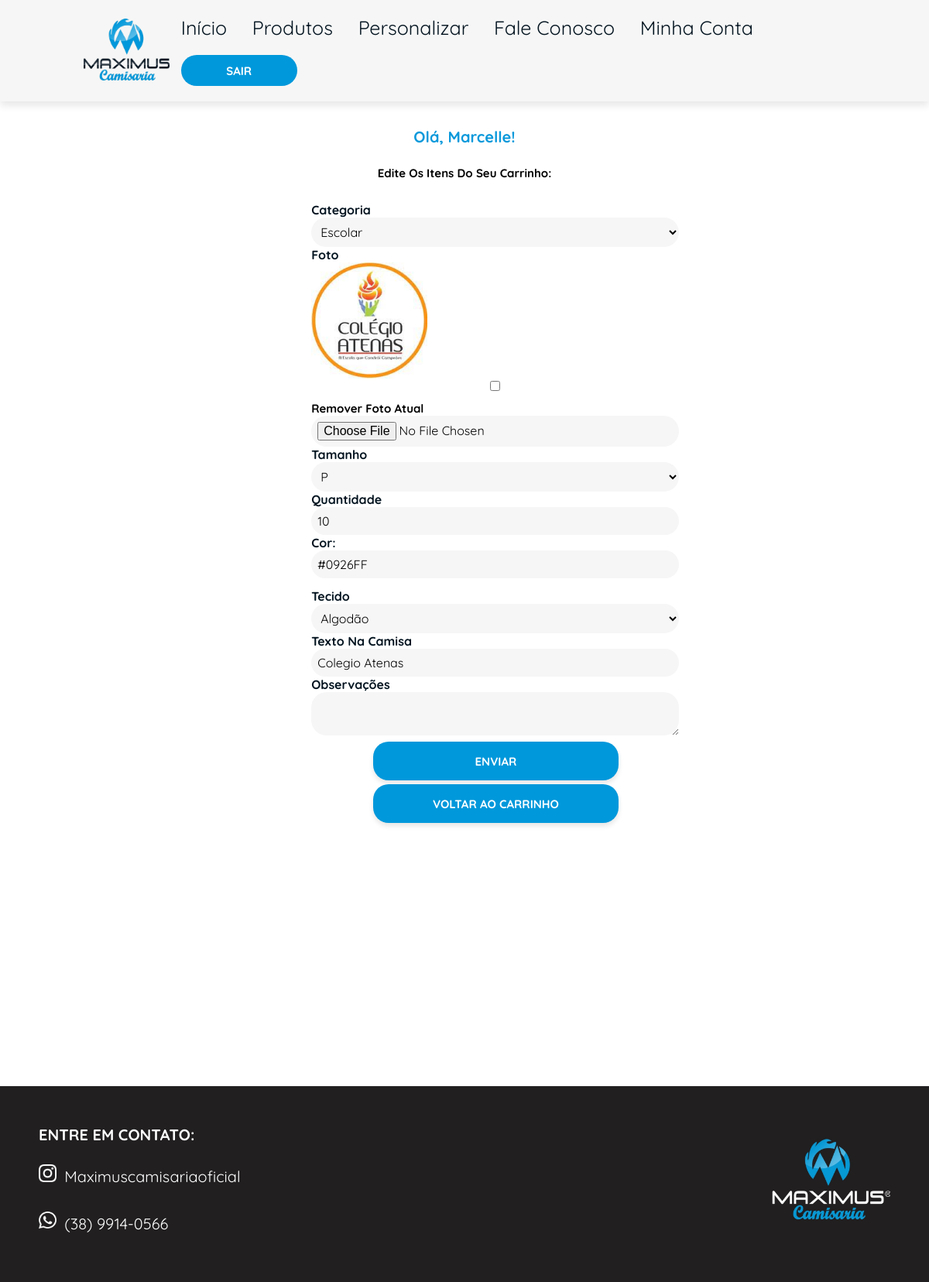
Page /editar_item/12 (signed in) on the earlier database version.
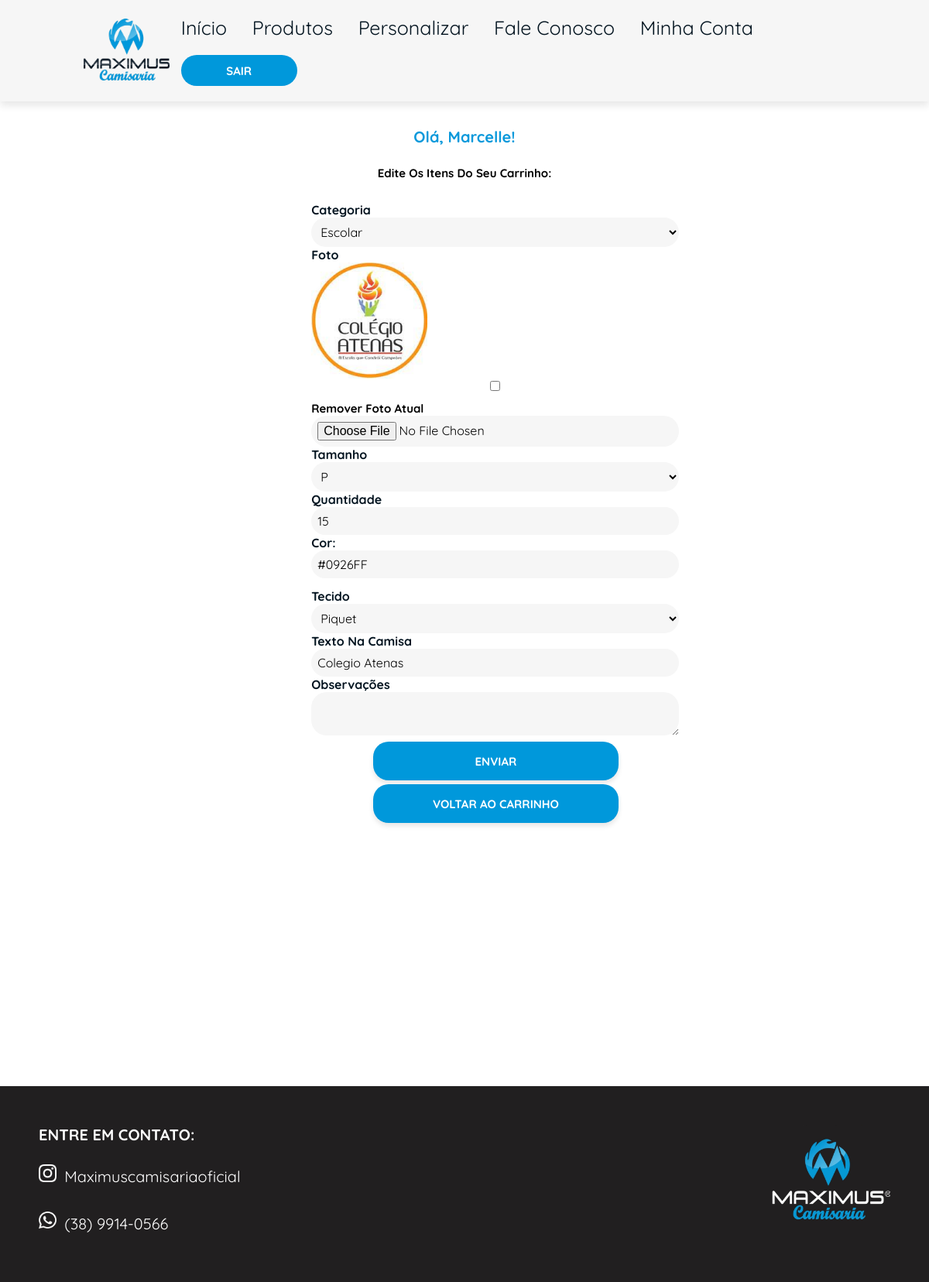
Same page on the later database version.
### loja/models.py (models this page shows)
class Personalizada(database.Model):
    id = database.Column(database.Integer, primary_key=True)
    foto = database.Column(database.String, default="default.png")
    data_criacao = database.Column(database.DateTime, nullable=False, default=datetime.utcnow())
    categoria = database.Column(database.String, nullable=False)
    cor = database.Column(database.String, nullable=False)
    tamanho = database.Column(database.String, nullable=False)
    quantidade = database.Column(database.Integer, nullable=False)
    tecido = database.Column(database.String, nullable=False)
    texto_camisa = database.Column(database.String, nullable=False)
    observacao = database.Column(database.String, nullable=False)
    id_usuario = database.Column(database.Integer, database.ForeignKey('usuario.id'), nullable=False)

### loja/routes.py (the view, shortened to what this page needs)
@app.route("/editar_item/<int:id>", methods=["GET", "POST"])
@login_required
def editar_item(id):
    item = Personalizada.query.get_or_404(id)
    form = FormPersonalizada()
    form.categoria.data = item.categoria
    form.cor.data = item.cor
    form.tamanho.data = item.tamanho
    form.quantidade.data = item.quantidade
    form.tecido.data = item.tecido
    form.texto_camisa.data = item.texto_camisa
    form.observacao.data = item.observacao
    return render_template('editar_item.html', form=form, item=item)

### loja/forms.py
class FormPersonalizada(FlaskForm):
    foto = FileField('Foto')
    categorias = [('personalizada', 'Personalizada'), ('tradicional', 'Tradicional'), ('raglan', 'Raglan'),
        ('esportiva', 'Esportiva'), ('uniforme', 'Escolar'), ('longa', 'Manga Longa'),
        ('golaV', 'Gola V'), ('golapolo', 'Gola Polo'), ('oversized', 'Oversized')]
    tamanhos = [('pp', 'PP'), ('p', 'P'), ('m', 'M'), ('g', 'G'), ('gg', 'GG')]
    tecidos = [('algodao', 'Algodão'), ('piquet', 'Piquet'), ('dryfit', 'Dry Fit'),
        ('pvantipiling', 'PV Antipiling')]
    categoria = SelectField('Categoria', choices=categorias, validators=[DataRequired()])
    tamanho = SelectField('Tamanho', choices=tamanhos, validators=[DataRequired()])
    quantidade = IntegerField('Quantidade', validators=[DataRequired()])
    tecido = SelectField('Tecido', choices=tecidos, validators=[DataRequired()])
    cor = HiddenField('Cor')
    texto_camisa = StringField('Texto na Camisa', validators=[DataRequired()])
    observacao = TextAreaField('Observações')
    botao_confirmacao = SubmitField('ENVIAR')

### loja/models.py (called while the page is built)
@login_manager.user_loader
def load_usuario(id_usuario):
    return Usuario.query.get(int(id_usuario))

### loja/templates/editar_item.html (shortened to what this page needs)
{% extends "personalizar.html" %}
{% block style %}
<link rel="stylesheet" href="{{ url_for('static', filename='css/homepage.css') }}">
<link rel="stylesheet" href="{{ url_for('static', filename='css/personalizar.css') }}">
{% endblock %}
{% block main1 %}
<main>
    <div class="Subtitulo-base">
        <h1 class="subtitulo"> Olá, {{ current_user.username }}!</h1>
        <h1 class="texto"> Edite os itens do seu carrinho: </h1>
    </div>
{% endblock %}
{% block main2 %}
<section class="personalizar">
    <div class="boxContainer">
        <div class="formulario">
            <form method="POST" action="{{ url_for('editar_item', id=item.id) }}" enctype="multipart/form-data">
                <div class="selecao">
                    {{ form.categoria.label }} {{ form.categoria(value=item.categoria) }}<br>
                    {{ form.foto.label }}
                    {% if item.foto %}
                        <div>
                            <img src="{{ url_for('static', filename='images/fotos_camisas/' + item.foto) }}" alt="Imagem Atual" width="150">
                            <input type="checkbox" name="remove_foto" value="1">
                            <h1 class="texto1"> Remover foto atual </h1>
                        </div>
                    {% endif %}
                    {{ form.foto }}<br>
                    {{ form.tamanho.label }} {{ form.tamanho(value=item.tamanho) }}<br>
                    {{ form.quantidade.label }} {{ form.quantidade(value=item.quantidade) }}<br>
                    <div class="seletor-cor">
                        <label for="cor">Cor:</label><br>
                        <input class="jscolor {onFineChange:'updateColor(this)'}" id="cor-picker" value="{{ item.cor }}">
                    </div>
                    {{ form.cor(value=item.cor) }}<br>
                    {{ form.tecido.label }} {{ form.tecido(value=item.tecido) }}<br>
                    {{ form.texto_camisa.label }} {{ form.texto_camisa(value=item.texto_camisa) }}<br>
                    {{ form.observacao.label }} {{ form.observacao(value=item.observacao) }}<br>
                    {{ form.botao_confirmacao(class_="botao") }}
                     <a href="{{ url_for('carrinho') }}"><button class="botao">VOLTAR AO CARRINHO</button></a>
                </div>
            </form>
        </div>
    </div>
</section>
</main>
{% endblock %}

Differences in the rows shown:
changed Personalizada "Escolar": quantidade "10" → "15"; tecido "Algodão" → "Piquet"
